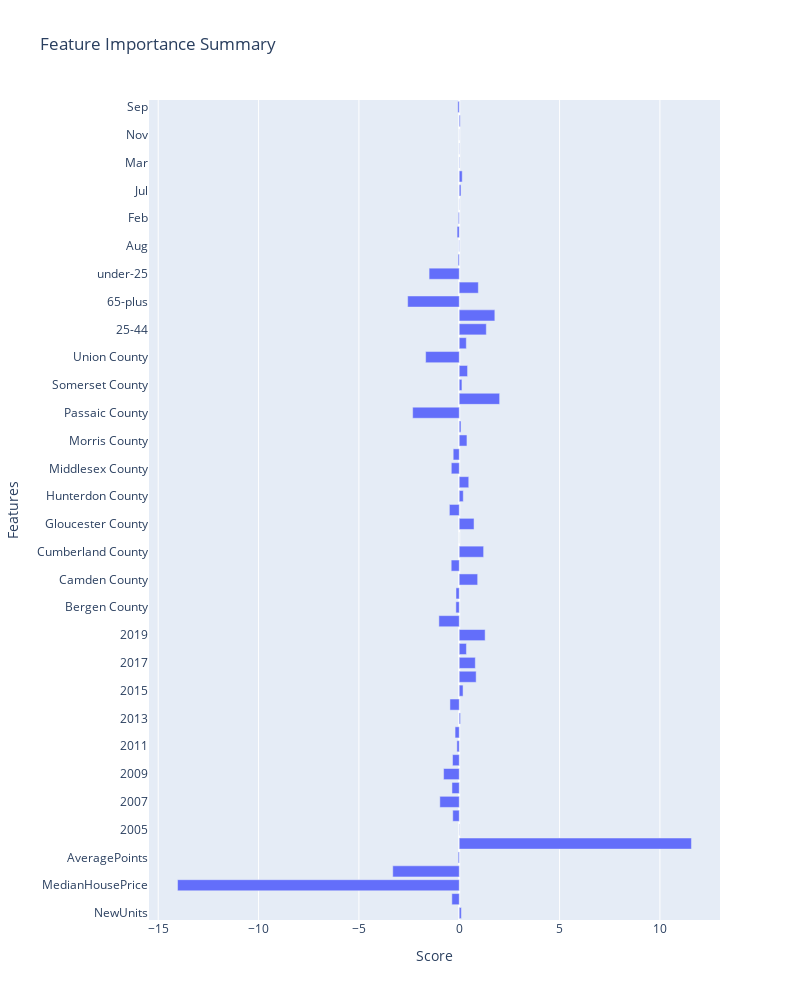

Notebook cell for this chart:
### Code cell
# all columns ml feature importance

labels = labels.apply(pd.to_numeric)

X_train, X_test, y_train, y_test = train_test_split(all_ml, labels.values.ravel(),test_size=0.25,random_state=0)
all_ml_log = LogisticRegression(random_state=0,class_weight='balanced')
all_ml_log.fit(X_train,y_train)
y_pred = all_ml_log.predict(X_test)
print('Classification Report:\n',classification_report(y_test, y_pred))
importance = all_ml_log.coef_.flatten()
df = pd.DataFrame(importance,all_ml.columns)

# plotting
fig = px.bar(data_frame=importance, y=all_ml.columns, x=importance, orientation='h', width=800, height=1000,\
    title='Feature Importance Summary')
fig.update_layout(xaxis_title="Score",yaxis_title="Features",)
fig.show()

### Figure 1 — Plotly figure (JSON) as saved in the notebook; plotly's stock layout.template omitted (floating-point values rounded to 4 significant figures)
{"data": [{"alignmentgroup": "True", "hovertemplate": "x=%{x}<br>y=%{y}<extra></extra>", "legendgroup": "", "marker": {"color": "#636efa", "pattern": {"shape": ""}}, "name": "", "offsetgroup": "", "orientation": "h", "showlegend": false, "textposition": "auto", "type": "bar", "x": [0.1046, -0.368, -14.04, -3.313, -0.05459, 11.57, 0.01224, -0.3233, -0.9671, -0.3629, -0.7794, -0.3342, -0.1176, -0.208, 0.06257, -0.4634, 0.19, 0.8424, 0.8011, 0.3583, 1.29, -1.015, -0.1676, -0.1618, 0.918, -0.4001, 1.215, 1.193e-05, 0.7375, -0.4912, 0.2006, 0.4739, -0.3958, -0.3008, 0.3839, 0.08687, -2.321, 2.012, 0.1341, 0.4147, -1.675, 0.3523, 1.349, 1.774, -2.571, 0.9514, -1.503, -0.05733, -0.01618, -0.1061, -0.04543, 0.006968, 0.08617, 0.1492, 0.01898, -0.01008, -0.003551, 0.04903, -0.07051], "xaxis": "x", "y": ["NewUnits", "NewBuildings", "MedianHousePrice", "AverageRate", "AveragePoints", "MedianIncome", "2005", "2006", "2007", "2008", "2009", "2010", "2011", "2012", "2013", "2014", "2015", "2016", "2017", "2018", "2019", "Atlantic County", "Bergen County", "Burlington County", "Camden County", "Cape May County", "Cumberland County", "Essex County", "Gloucester County", "Hudson County", "Hunterdon County", "Mercer County", "Middlesex County", "Monmouth County", "Morris County", "Ocean County", "Passaic County", "Salem County", "Somerset County", "Sussex County", "Union County", "Warren County", "25-44", "45-64", "65-plus", "overall", "under-25", "Apr", "Aug", "Dec", "Feb", "Jan", "Jul", "Jun", "Mar", "May", "Nov", "Oct", "Sep"], "yaxis": "y"}], "layout": {"barmode": "relative", "height": 1000, "legend": {"tracegroupgap": 0}, "title": {"text": "Feature Importance Summary"}, "width": 800, "xaxis": {"anchor": "y", "domain": [0, 1], "title": {"text": "Score"}}, "yaxis": {"anchor": "x", "domain": [0, 1], "title": {"text": "Features"}}}}
